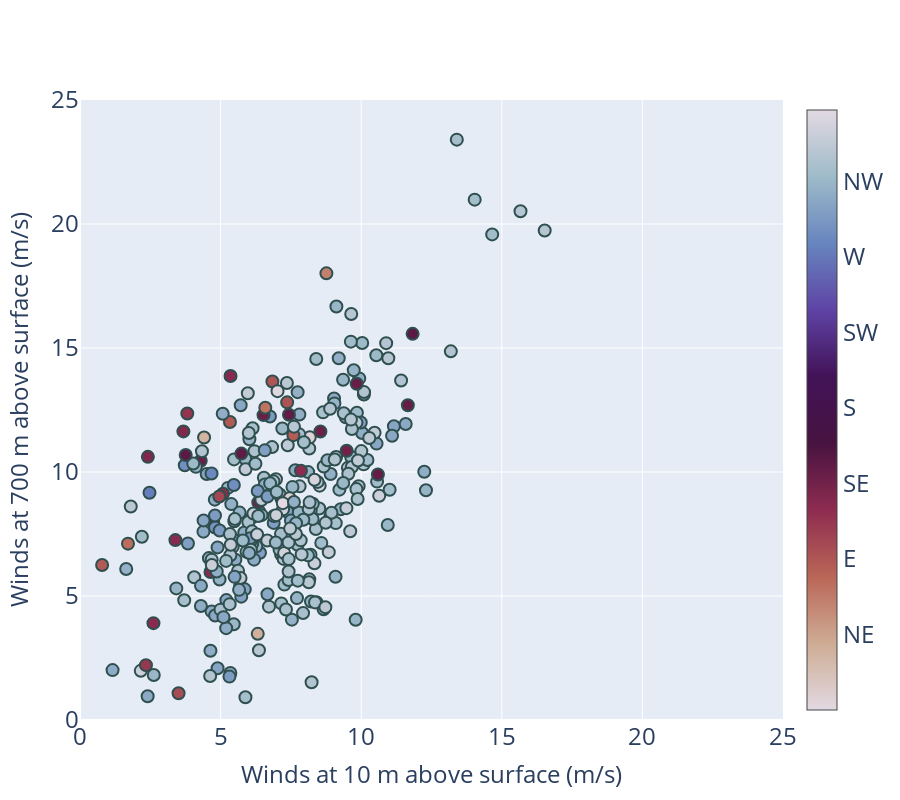

Notebook source saved alongside this figure:
### Code cell
fig = go.Figure()
fig.add_trace(go.Scatter(
    x=df_combined['spd_10m_c'],
    y=df_combined['high_wind_speed'],
    mode='markers',
    marker=dict(
        size=12,
        # color by time of day
        color=df_combined['dir_10m_c'],
        # add colorscale
        colorscale='twilight_r',
        colorbar=dict(
                    #   title='Surface wind<br>direction',
                      title_font=dict(size=24),
                      tickfont=dict(size=24)),
                      # change ticks to N, NW, W, SW, S, SE, E, NE
                        colorbar_tickvals=[0, 45, 90, 135, 180, 225, 270, 315],
                        colorbar_ticktext=['N', 'NE', 'E', 'SE', 'S', 'SW', 'W', 'NW'],
        showscale=True,
        line=dict(width=2, color='DarkSlateGrey'),
        
    ),
    customdata=df_combined['dir_10m_c'],
    hovertemplate=('<b>Surface Winds: %{x:.2f} m/s <br>Winds Aloft: %{y:.2} m/s</b><BR>Direction:<BR>' +
                           '%{customdata}' +
                           '<extra></extra>'),
    
))
fig.update_layout(
    # title='Wind Speed Aloft vs. Near Surface on Windy Days',
    xaxis_title='Winds at 10 m above surface (m/s)',
    yaxis_title='Winds at 700 m above surface (m/s)',
    height=800,
    width=900,
    xaxis=dict(title_font=dict(size=24),),
    yaxis=dict(title_font=dict(size=24),),
    paper_bgcolor='rgba(0,0,0,0)',
)

# increase the ytick font size
fig.update_yaxes(tickfont=dict(size=24),
                 range=[0,25])
fig.update_xaxes(tickfont=dict(size=24),
                 range=[0,25])
# save with a transparent background
# fig.write_image("../../04_products/figures/sandbox/surface_vs_aloft_winds_synoptic.png", scale=10)

### Figure 1 — Plotly figure (JSON) as saved in the notebook; plotly's stock layout.template omitted (floating-point values rounded to 4 significant figures; data arrays with more than 128 entries replaced by an {"elided": "..."} marker saying what was removed)
{"data": [{"customdata": {"elided": "299 float values"}, "hovertemplate": "<b>Surface Winds: %{x:.2f} m/s <br>Winds Aloft: %{y:.2} m/s</b><BR>Direction:<BR>%{customdata}<extra></extra>", "marker": {"color": {"elided": "299 float values"}, "colorbar": {"tickfont": {"size": 24}, "ticktext": ["N", "NE", "E", "SE", "S", "SW", "W", "NW"], "tickvals": [0, 45, 90, 135, 180, 225, 270, 315], "title": {"font": {"size": 24}}}, "colorscale": [[0, "#e2d9e2"], [0.1111, "#ceac94"], [0.2222, "#ba6657"], [0.3333, "#8e2c50"], [0.4444, "#471340"], [0.5556, "#421257"], [0.6667, "#5e43a5"], [0.7778, "#6785be"], [0.8889, "#9ebbc9"], [1, "#e2d9e2"]], "line": {"color": "DarkSlateGrey", "width": 2}, "showscale": true, "size": 12}, "mode": "markers", "type": "scatter", "x": {"elided": "299 float values"}, "y": {"elided": "299 float values"}}], "layout": {"height": 800, "paper_bgcolor": "rgba(0,0,0,0)", "width": 900, "xaxis": {"range": [0, 25], "tickfont": {"size": 24}, "title": {"font": {"size": 24}, "text": "Winds at 10 m above surface (m/s)"}}, "yaxis": {"range": [0, 25], "tickfont": {"size": 24}, "title": {"font": {"size": 24}, "text": "Winds at 700 m above surface (m/s)"}}}}
